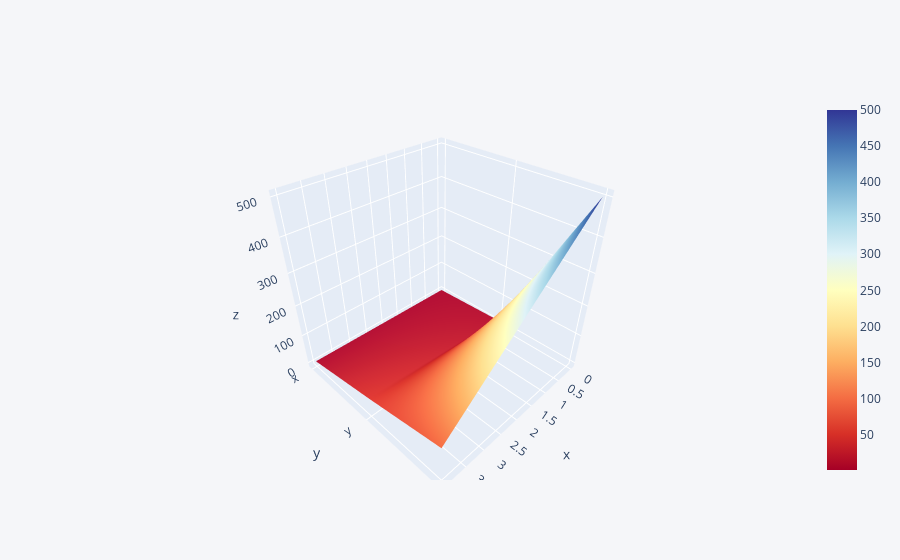

Write notebook code for a chart like this one.
### Code cell
df3.iplot(kind='surface',colorscale='rdylbu')

### Figure 1 — Plotly figure (JSON) as saved in the notebook; plotly's stock layout.template omitted (floating-point values rounded to 4 significant figures)
{"data": [{"colorscale": [[0, "rgb(165,0,38)"], [0.1, "rgb(215,48,39)"], [0.2, "rgb(244,109,67)"], [0.3, "rgb(253,174,97)"], [0.4, "rgb(254,224,144)"], [0.5, "rgb(255,255,191)"], [0.6, "rgb(224,243,248)"], [0.7, "rgb(171,217,233)"], [0.8, "rgb(116,173,209)"], [0.9, "rgb(69,117,180)"], [1, "rgb(49,54,149)"]], "type": "surface", "x": [0, 1, 2, 3, 4], "y": ["x", "y", "z"], "z": [[1, 2, 3, 4, 5], [10, 20, 30, 40, 50], [500, 400, 300, 200, 100]]}], "layout": {"legend": {"bgcolor": "#F5F6F9", "font": {"color": "#4D5663"}}, "paper_bgcolor": "#F5F6F9", "plot_bgcolor": "#F5F6F9", "title": {"font": {"color": "#4D5663"}}, "xaxis": {"gridcolor": "#E1E5ED", "showgrid": true, "tickfont": {"color": "#4D5663"}, "title": {"font": {"color": "#4D5663"}, "text": ""}, "zerolinecolor": "#E1E5ED"}, "yaxis": {"gridcolor": "#E1E5ED", "showgrid": true, "tickfont": {"color": "#4D5663"}, "title": {"font": {"color": "#4D5663"}, "text": ""}, "zerolinecolor": "#E1E5ED"}}}
